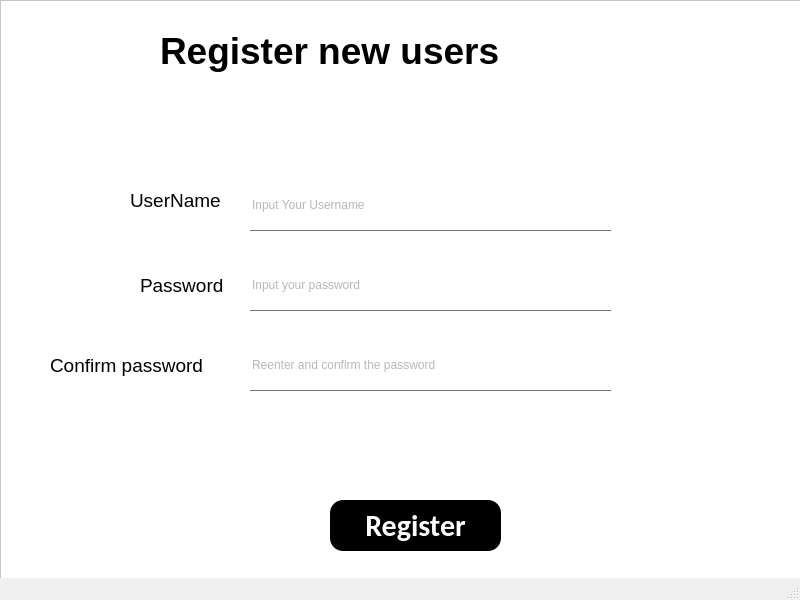
<?xml version="1.0" encoding="UTF-8"?>
<ui version="4.0">
 <class>Register</class>
 <widget class="QMainWindow" name="Register">
  <property name="geometry">
   <rect>
    <x>0</x>
    <y>0</y>
    <width>800</width>
    <height>600</height>
   </rect>
  </property>
  <property name="windowTitle">
   <string>MainWindow</string>
  </property>
  <widget class="QWidget" name="centralwidget">
   <widget class="QFrame" name="frame">
    <property name="geometry">
     <rect>
      <x>0</x>
      <y>0</y>
      <width>801</width>
      <height>611</height>
     </rect>
    </property>
    <property name="styleSheet">
     <string notr="true">#frame
{
 background:white
}
QLineEdit{
background:transparent;
border:none;
color:#717072;
border-bottom:1px solid #717072;
}
#Register_button{
  font-size:30px;
  color:white;
  border-radius:13px;
  background:balck
}
</string>
    </property>
    <property name="frameShape">
     <enum>QFrame::StyledPanel</enum>
    </property>
    <property name="frameShadow">
     <enum>QFrame::Raised</enum>
    </property>
    <widget class="QLabel" name="label">
     <property name="geometry">
      <rect>
       <x>160</x>
       <y>10</y>
       <width>471</width>
       <height>81</height>
      </rect>
     </property>
     <property name="font">
      <font>
       <family>Tahoma</family>
       <pointsize>28</pointsize>
       <weight>75</weight>
       <bold>true</bold>
      </font>
     </property>
     <property name="text">
      <string>Register new users</string>
     </property>
    </widget>
    <widget class="QLineEdit" name="User">
     <property name="geometry">
      <rect>
       <x>250</x>
       <y>180</y>
       <width>361</width>
       <height>51</height>
      </rect>
     </property>
     <property name="placeholderText">
      <string>Input Your Username</string>
     </property>
    </widget>
    <widget class="QLineEdit" name="Pass">
     <property name="geometry">
      <rect>
       <x>250</x>
       <y>260</y>
       <width>361</width>
       <height>51</height>
      </rect>
     </property>
     <property name="echoMode">
      <enum>QLineEdit::Password</enum>
     </property>
     <property name="placeholderText">
      <string>Input your password</string>
     </property>
    </widget>
    <widget class="QLineEdit" name="Confirm">
     <property name="geometry">
      <rect>
       <x>250</x>
       <y>340</y>
       <width>361</width>
       <height>51</height>
      </rect>
     </property>
     <property name="echoMode">
      <enum>QLineEdit::Password</enum>
     </property>
     <property name="placeholderText">
      <string>Reenter and confirm the password</string>
     </property>
    </widget>
    <widget class="QLabel" name="label_2">
     <property name="geometry">
      <rect>
       <x>130</x>
       <y>185</y>
       <width>111</width>
       <height>31</height>
      </rect>
     </property>
     <property name="font">
      <font>
       <family>Tahoma</family>
       <pointsize>14</pointsize>
      </font>
     </property>
     <property name="text">
      <string>UserName</string>
     </property>
    </widget>
    <widget class="QLabel" name="label_3">
     <property name="geometry">
      <rect>
       <x>140</x>
       <y>270</y>
       <width>101</width>
       <height>31</height>
      </rect>
     </property>
     <property name="font">
      <font>
       <family>Tahoma</family>
       <pointsize>14</pointsize>
      </font>
     </property>
     <property name="text">
      <string>Password</string>
     </property>
    </widget>
    <widget class="QLabel" name="label_4">
     <property name="geometry">
      <rect>
       <x>50</x>
       <y>350</y>
       <width>191</width>
       <height>31</height>
      </rect>
     </property>
     <property name="font">
      <font>
       <family>Tahoma</family>
       <pointsize>14</pointsize>
      </font>
     </property>
     <property name="text">
      <string>Confirm password</string>
     </property>
    </widget>
    <widget class="QPushButton" name="Register_button">
     <property name="geometry">
      <rect>
       <x>330</x>
       <y>500</y>
       <width>171</width>
       <height>51</height>
      </rect>
     </property>
     <property name="font">
      <font>
       <family>Calibri</family>
       <pointsize>-1</pointsize>
       <weight>75</weight>
       <bold>true</bold>
      </font>
     </property>
     <property name="text">
      <string>Register</string>
     </property>
    </widget>
   </widget>
  </widget>
  <widget class="QMenuBar" name="menubar">
   <property name="geometry">
    <rect>
     <x>0</x>
     <y>0</y>
     <width>800</width>
     <height>26</height>
    </rect>
   </property>
  </widget>
  <widget class="QStatusBar" name="statusbar"/>
 </widget>
 <resources/>
 <connections/>
</ui>
